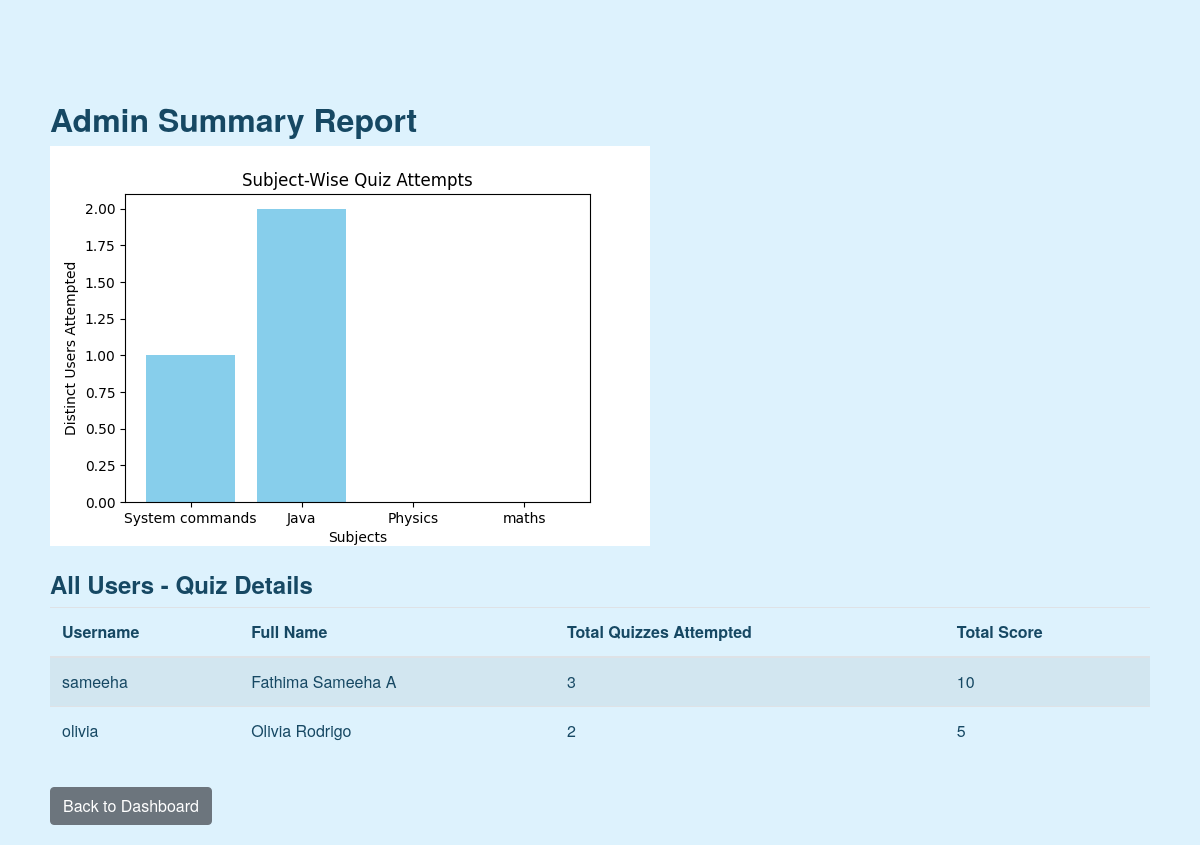
The app's page /admin/summary (signed in), older data.
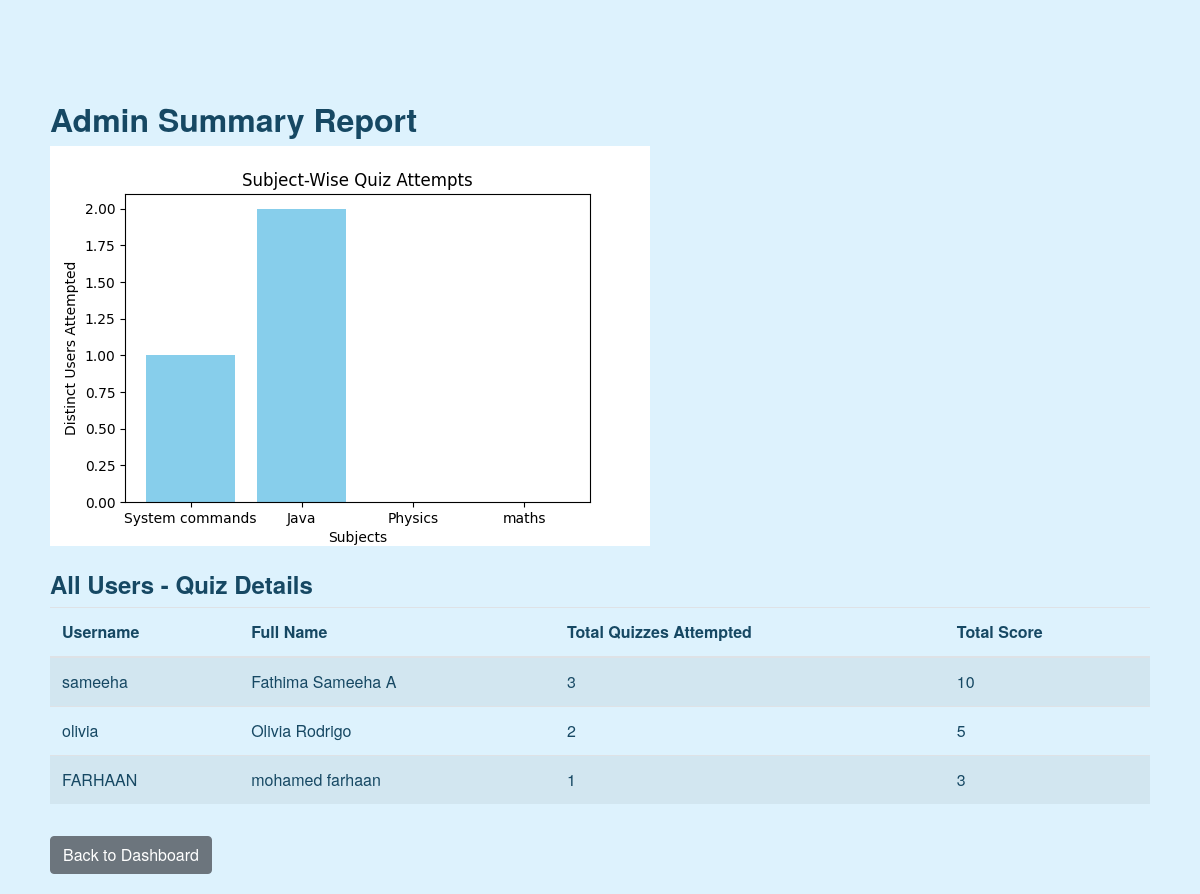
The same page, newer data.
### controllers/models.py (models this page shows, shortened)
class User(db.Model):
    __tablename__ = 'users'
    id = db.Column(db.Integer, primary_key=True)
    username = db.Column(db.String(120), unique=True, nullable=False)
    password = db.Column(db.String(60), nullable=False)
    full_name = db.Column(db.String(120), nullable=False)
    qualification = db.Column(db.String(120))
    is_admin = db.Column(db.Boolean, default=False)
    scores = db.relationship('Score', backref='user', lazy=True)

### controllers/admin_routes.py (the view)
    @app.route('/admin/summary')
    def admin_summary():
        if 'user_id' not in session or session.get('role') != 'Admin':
            flash("Access denied.", "danger")
            return redirect(url_for('login'))
        subjects = Subject.query.all()
        subject_names = []
        attempt_counts = []
        for subj in subjects:
            user_ids = set()
            for chapter in subj.chapters:
                for quiz in chapter.quizzes:
                    for score in quiz.scores:
                        user_ids.add(score.user_id)
            subject_names.append(subj.name)
            attempt_counts.append(len(user_ids))
        plt.clf()  # Clear any existing figure
        fig, ax = plt.subplots(figsize=(6,4))
        ax.bar(subject_names, attempt_counts, color='skyblue')
        ax.set_xlabel("Subjects")
        ax.set_ylabel("Distinct Users Attempted")
        ax.set_title("Subject-Wise Quiz Attempts")
        chart_path = 'static/admin_summary.png'
        plt.savefig(chart_path)
        plt.close(fig)
        user_summaries = []
        users = User.query.filter_by(is_admin=False).all()
        for user in users:
            quiz_ids = set()
            total_score = 0
            for s in user.scores:
                quiz_ids.add(s.quiz_id)
                total_score += s.total_scored
            user_summaries.append({
                'username': user.username,
                'full_name': user.full_name,
                'total_quizzes': len(quiz_ids),
                'total_score': total_score
            })
        return render_template('admin_summary.html',
                               chart_path=chart_path,
                               user_summaries=user_summaries)

### templates/admin_summary.html (shortened to what this page needs)
{% extends 'base.html' %}
{% block content %}
<div class="container mt-4">
  <h2>Admin Summary Report</h2>
  <div class="mb-4">
    <img src="{{ url_for('static', filename='admin_summary.png') }}"
    alt="Admin Summary Chart" class="img-fluid">
  </div>
  <h4>All Users - Quiz Details</h4>
  <table class="table table-striped">
    <thead>
      <tr>
        <th>Username</th>
        <th>Full Name</th>
        <th>Total Quizzes Attempted</th>
        <th>Total Score</th>
      </tr>
    </thead>
    <tbody>
      {% for summary in user_summaries %}
      <tr>
        <td>{{ summary.username }}</td>
        <td>{{ summary.full_name }}</td>
        <td>{{ summary.total_quizzes }}</td>
        <td>{{ summary.total_score }}</td>
      </tr>
      {% endfor %}
    </tbody>
  </table>
  <a href="{{ url_for('admin_dashboard') }}" class="btn btn-secondary mt-3">Back to Dashboard</a>
</div>
{% endblock %}

### templates/base.html (shortened to what this page needs)
<!DOCTYPE html>
<html lang="en">
<head>
    {% block bootstrap_css %}
    <link rel="stylesheet" href="https://cdn.jsdelivr.net/npm/bootstrap@4.1.3/dist/css/bootstrap.min.css">
    <link rel="stylesheet" href="{{ url_for('static', filename='styles.css') }}">
    {% endblock %}
</head>
<body>
    <div class="container mt-3">
      </div>
    {% block content %}
    {% endblock %}
</body>
</html>

### static/styles.css (style rules this page uses)
body { background-color: #DDF2FD; font-family: 'Helvetica Neue', Helvetica, Arial, sans-serif; color: #164863; margin: 0; padding: 0; }
.container { padding: 20px; margin-top: 20px; }
h1, h2, h3, h4, h5, h6 { color: #164863; font-weight: bold; }

Row changes from the older to the newer data that the page shows:
added User: username "FARHAAN", full_name "mohamed farhaan", total_quizzes "1", total_score "3"
